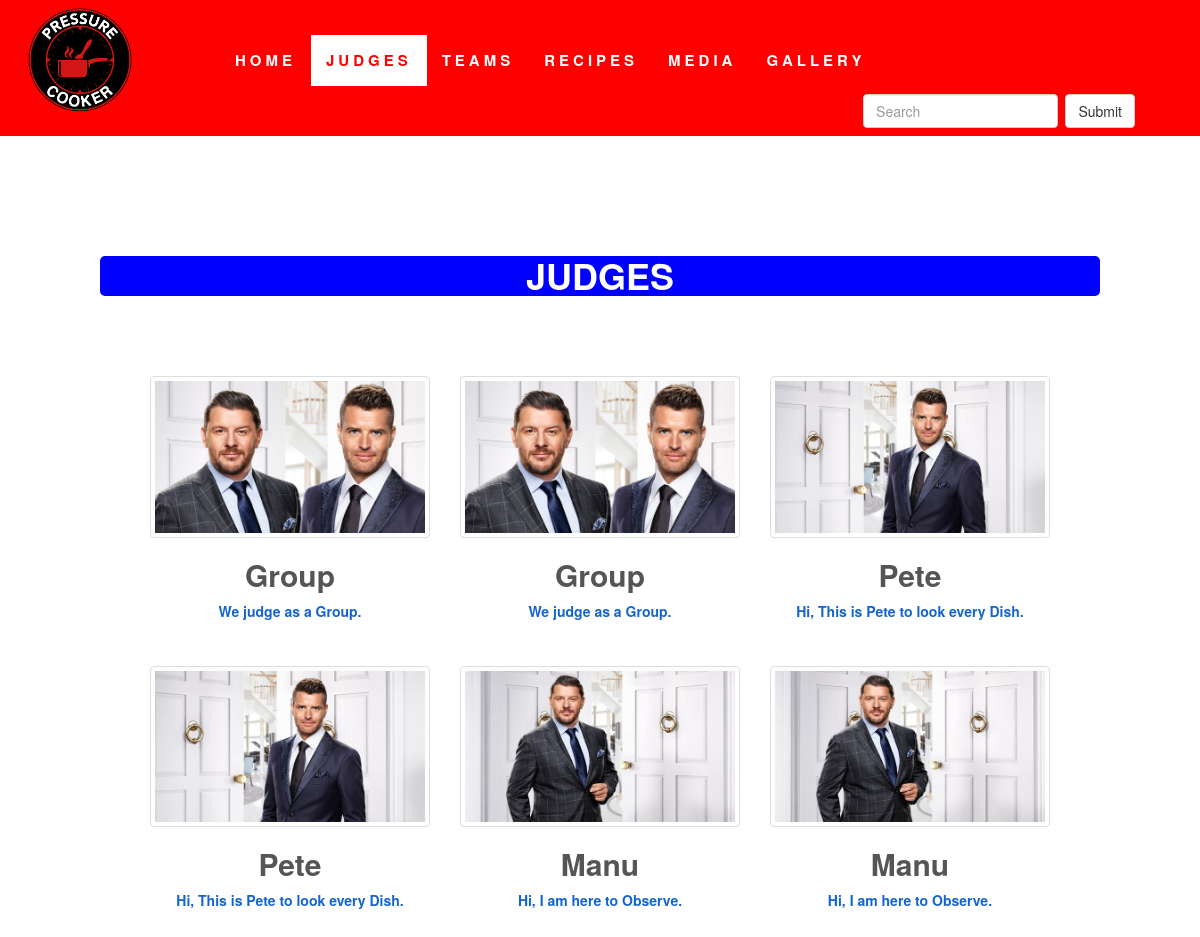
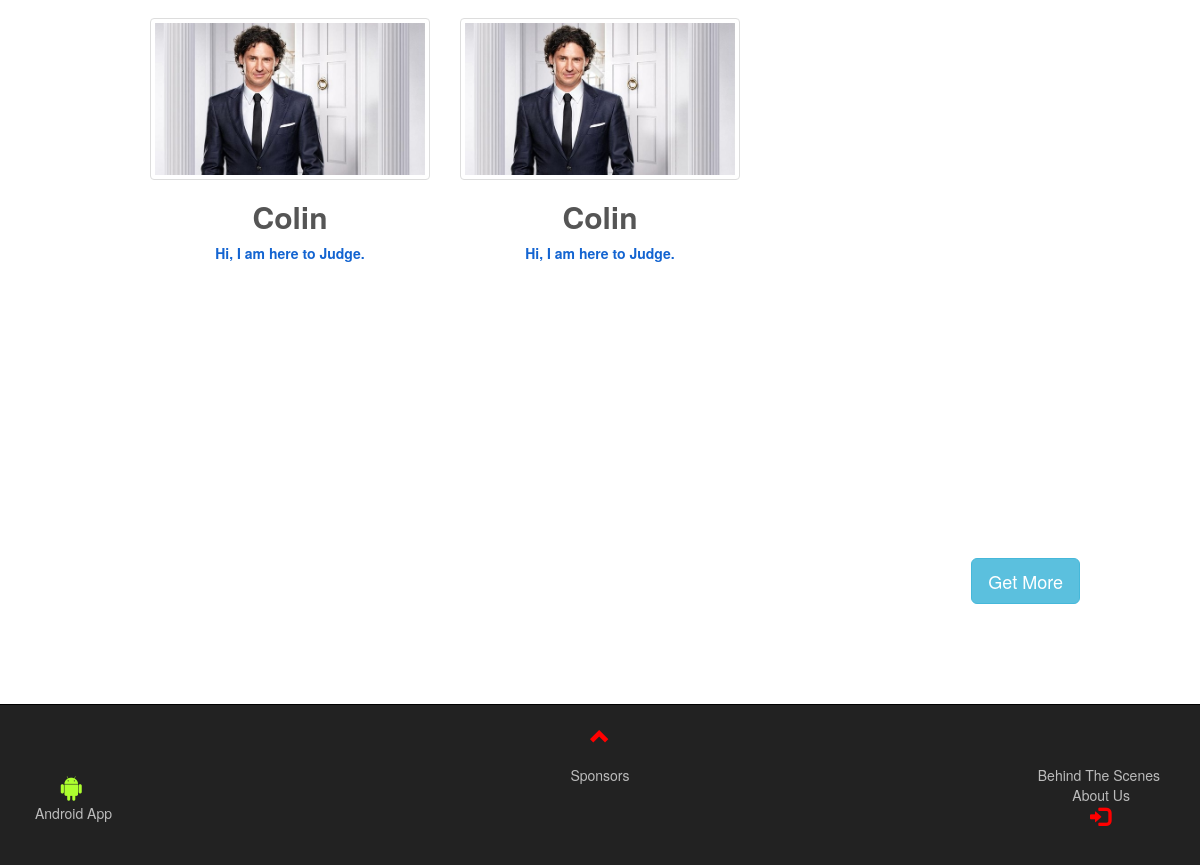
The page /judgesLink.php on the database its author committed (2 pictures, top to bottom).
### tables this page shows
CREATE TABLE `judges` (
  `id` int(10) NOT NULL,
  `name` text NOT NULL,
  `img` text NOT NULL,
  `msg` text NOT NULL,
  `date` timestamp NOT NULL DEFAULT CURRENT_TIMESTAMP ON UPDATE CURRENT_TIMESTAMP,
  `etc` text NOT NULL
);

### judgesLink.php (the view, shortened to what this page needs)
<?php
	require 'admin/config/db.php';
?>
<!DOCTYPE html>
<html>
<head>
	<link rel="stylesheet" href="https://maxcdn.bootstrapcdn.com/bootstrap/3.3.7/css/bootstrap.min.css">
	<link href="assets\style.css" rel="stylesheet">
	<link rel="stylesheet" href="https://use.fontawesome.com/releases/v5.2.0/css/all.css">
</head>
<body id="topOfPage">
	<div class="container-fluid">
		<?php
			$judge_select = "active disabled";
			$team_select = "";
			$recipe_select = "";
			$media_select = "";
			$gallery_select = "";
			include "include/other_pages_header.php";
		?>
		<div id="startAgain" class="container-fluid myContainer bg-3 text-center goTopAnim" style="padding: 100px;">
			<h1 style="font-weight: bold; background: blue; color: white; border-radius: 5px;">JUDGES</h1><br>
			<div class="row" style="padding: 50px;">
			<?php
			$judge_query = "SELECT * FROM judges
									ORDER BY date DESC
										LIMIT 0,9";
			$connect_judge_query = mysqli_query($conn, $judge_query);
			$count_rows = mysqli_num_rows($connect_judge_query);
			if($count_rows > 0){
				while($get_each_row = mysqli_fetch_array($connect_judge_query)){
					$name_of_judge = $get_each_row['name'];
					$img_of_judge = $get_each_row['img'];
					$msg_of_judge = $get_each_row['msg'];
			?>
				<div class="col-sm-6 col-md-4 col-lg-4">
					<div class="thumbnail">
						<img class="resizeWithThumbnail" src="admin\dynamicImages\judges\<?php echo $img_of_judge; ?>" alt="judges">
						<h2><strong><?php echo $name_of_judge; ?></strong></h2>
						<p style="color: #1364D1;"><strong><?php echo $msg_of_judge; ?></strong></p>
					</div>
				</div>
			<?php
				}
			}
			?>
			</div>
		</div>
		<div class="container-fluid myContainer bg-3 text-center goTopAnim" style="padding: 100px;">
				<button class="btn btn-info btn-lg" style="float: right; margin-right: 20px;">Get More</button><br>
		</div>
	</div>
	<?php
		include "include/footer.php";
	?>
</body>
</html>

### include/other_pages_header.php (shortened to what this page needs)
<nav class="navbar navbar-default navbar-static-top">
	<div class="container-fluid">
		<div class="navbar-header">
			<div class="navbar-header mouseOnlogo">
				<a href="https://cit.edu.au/">
					<img class="myimage" src="staticImages/logo_pc.png" alt="logo" width="120" height="120">
				</a>
			</div>
		</div>
		<div class="collapse navbar-collapse" id="myNavbar" style="margin-top: 35px;">
			<ul class="nav navbar-nav" style="margin-left: 80px;">
				<li><a href="index.php"><span style="font-weight: bold; font-size: 15px;">HOME</span></a>
				</li>
				<li class="<?php echo $judge_select; ?>"><a href="judgesLink.php"><span style="font-weight: bold; font-size: 15px;">JUDGES</span></a>
				</li>
				<li class="<?php echo $team_select; ?>"><a href="teamsLink.php"><span style="font-weight: bold; font-size: 15px;">TEAMS</span></a>
				</li>
				<li class="<?php echo $recipe_select; ?>"><a href="recipesLink.php"><span style="font-weight: bold; font-size: 15px;">RECIPES</span></a>
				</li>
				<li class="<?php echo $media_select; ?>"><a href="mediaLink.php"><span style="font-weight: bold; font-size: 15px;">MEDIA</span></a>
				</li>
				<li class="<?php echo $gallery_select; ?>"><a href="galleryLink.php"><span style="font-weight: bold; font-size: 15px;">GALLERY</span></a>
				</li>
			</ul>
			<form style="margin-right: 50px;" class="navbar-form navbar-right">
				<div class="form-group">
					<input type="text" class="form-control" placeholder="Search" name="search">
				</div>
				<button type="submit" class="btn btn-default">Submit</button>
			</form>
		</div>
	</div>
</nav>

### include/footer.php (shortened to what this page needs)
	<footer class="goTopAnim footerBoarder">
		<center><a href="#topOfPage" title="To Top">
    			<span class="glyphicon glyphicon-chevron-up"></span>
  			</a>
		</center>
<div class="row">
		<div class="col-md-4 footerStyleLeft">
			<a href="workingOnIt.php">
				<div class="col-md-1">
					<i class="fab fa-android fa-2x" style="color: greenyellow; margin-left: 24px;"></i>
				</div>
				<div class="col-md-11" style="margin-right: 1px;">
					Android App
				</div>
			</a>
		</div>
		<div class="col-md-4 footerSponsor">
			<center><a class="footerSponsorMarginRight" href="sponsorLink.php">Sponsors</a></center>
		</div>
		<div class="col-md-4 footerStyleRight">
			<a href="behindScense.php"><span style="margin: 20px">Behind The Scenes</span></a><br>
			<a href="about.php"><span style="margin: 50px">About Us</span></a><br>
			<a href="admin/indexAdmin.php"><span class="glyphicon glyphicon-log-in"><span style="margin: 35px;"></span></span></a>
		</div>
	</div>
	</footer>

### assets/style.css (style rules this page uses)
body { background: #fff; }
.thumbnail { padding: 0 0 15px 0; border: none; border-radius: 0; }
.thumbnail img { width: 100%; height: 100%; margin-bottom: 10px; }
.navbar { margin-bottom: 0; background-color: red; z-index: 9999; border: 0; font-size: 12px !important; line-height: 1.42857143 !important; letter-spacing: 4px; border-radius: 0; border-width: 100px; }
.navbar li a, .navbar .navbar-brand { color: #fff !important; }
.navbar-nav li a:hover, .navbar-nav li.active a { color: red !important; background-color: #fff !important; }
.glyphicon { font-size: 20px; margin-bottom: 20px; color: red; }
.mouseOnlogo { margin-left: 20px; }
.myimage { position: relative; width: 120px; height: 120px; -webkit-animation:spin 15s linear infinite; -moz-animation:spin 15s linear infinite; animation:spin 15s linear infinite; }
.resizeWithThumbnail { height: -webkit-fill-available; max-height: 290px; max-width: 100%; object-fit: contain; object-position: center; display: inline-block; padding: 4px; line-height: 1.42857143; background-color: #fff; border: 1px solid #ddd; border-radius: 4px; transition: all .2s ease-in-out; }
.bg-3 { background-color: #ffffff; color: #555555; }
.myContainer { padding-top: 70px; padding-bottom: 70px; }
.footerStyleLeft >a { margin-top: 10px; color: #BCBCBC; float: left; }
.footerStyleRight >a { color: #BCBCBC; float: right; }
.footerBoarder { border-top: 1px solid black; background: #222; padding: 20px; }
@media screen and (min-width: 1001px) { .footerSponsorMarginRight { padding-right: 0px; } }
.footerSponsor center a { color: #BCBCBC; }
@media screen and (min-width: 900px) { .container-fluid { padding: 0px; } }

### rows shown on the page
judges: img (picture), name "Group", msg "We judge as a Group."
judges: img (picture), name "Group", msg "We judge as a Group."
judges: img (picture), name "Pete", msg "Hi, This is Pete to look every Dish."
judges: img (picture), name "Pete", msg "Hi, This is Pete to look every Dish."
judges: img (picture), name "Manu", msg "Hi, I am here to Observe."
judges: img (picture), name "Manu", msg "Hi, I am here to Observe."
judges: img (picture), name "Colin", msg "Hi, I am here to Judge."
judges: img (picture), name "Colin", msg "Hi, I am here to Judge."
